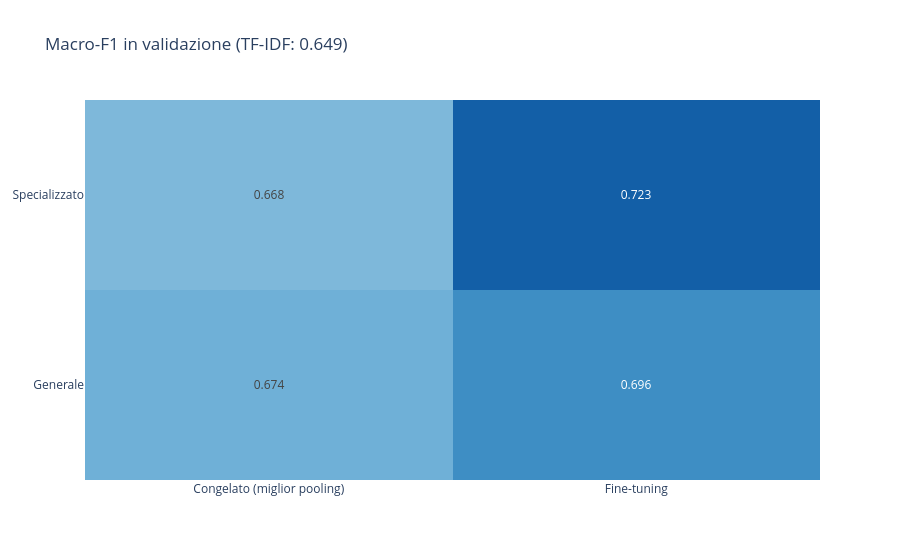

Source (notebook cell):
### Markdown cell above
## 5. Il confronto

### 5.1 La griglia due per due

### Code cell
best_frozen = {k: max(results[f"{k}, congelato ({p})"]["Macro-F1"] for p in ["<s>", "media"]) for k in MODELS}
grid = pd.DataFrame({"Congelato (miglior pooling)": best_frozen,
                     "Fine-tuning": {k: results[f"{k}, fine-tuning"]["Macro-F1"] for k in MODELS}})

fig = px.imshow(grid, text_auto=".3f", color_continuous_scale="Blues", zmin=0.6, zmax=0.75, aspect="auto",
                title=f"Macro-F1 in validazione (TF-IDF: {results['TF-IDF']['Macro-F1']:.3f})")
fig.update_layout(coloraxis_showscale=False)
fig.show()
print("Guadagno del fine-tuning:", {k: round(float(grid.loc[k, "Fine-tuning"] - best_frozen[k]), 3) for k in MODELS})

### Figure 1 — Plotly figure (JSON) as saved in the notebook; plotly's stock layout.template omitted (floating-point values rounded to 4 significant figures)
{"data": [{"coloraxis": "coloraxis", "hovertemplate": "x: %{x}<br>y: %{y}<br>color: %{z}<extra></extra>", "name": "0", "texttemplate": "%{z:.3f}", "type": "heatmap", "x": ["Congelato (miglior pooling)", "Fine-tuning"], "xaxis": "x", "y": ["Specializzato", "Generale"], "yaxis": "y", "z": [[0.6682, 0.7229], [0.6736, 0.6959]]}], "layout": {"coloraxis": {"autocolorscale": false, "cmax": 0.75, "cmin": 0.6, "colorscale": [[0.0, "rgb(247,251,255)"], [0.125, "rgb(222,235,247)"], [0.25, "rgb(198,219,239)"], [0.375, "rgb(158,202,225)"], [0.5, "rgb(107,174,214)"], [0.625, "rgb(66,146,198)"], [0.75, "rgb(33,113,181)"], [0.875, "rgb(8,81,156)"], [1.0, "rgb(8,48,107)"]], "showscale": false}, "title": {"text": "Macro-F1 in validazione (TF-IDF: 0.649)"}, "xaxis": {"anchor": "y", "domain": [0.0, 1.0]}, "yaxis": {"anchor": "x", "autorange": "reversed", "domain": [0.0, 1.0]}}}
